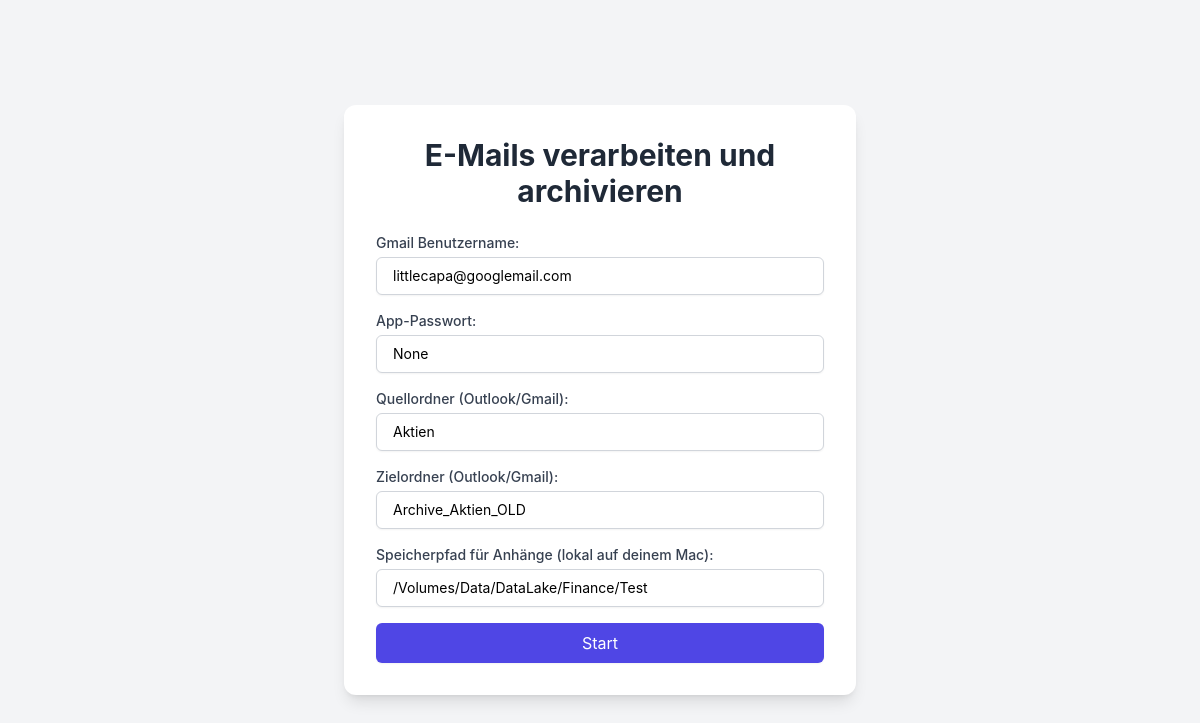
Screenshot of /get_emails/ with the database file from the repository.
### core/models/gmail_config_models.py (models this page shows)
class gmailShareConfig(models.Model):
    gmail_user = models.EmailField(default="littlecapa@googlemail.com")
    source_folder = models.CharField(max_length=255, default="Aktien")
    target_folder = models.CharField(max_length=255, default="Archive_Aktien")
    save_path = models.CharField(max_length=500, default="/Volumes/Data/DataLake/Finance/Test")
    def __str__(self):
        return f"AppConfig for {self.gmail_user}"

### core/views.py (the view, shortened to what this page needs)
# urls.py: path('get_emails/', process_emails_view, name='process_emails'),
@csrf_protect
def process_emails_view(request):
    config = gmailShareConfig.objects.first()
    logging.debug(f"Using gmailShareConfig: {config}")
    """
    Rendert das Formular zum Verarbeiten von E-Mails
    und führt das Skript bei POST-Anfrage aus.
    """
    context = {
        'gmail_user': config.gmail_user,
        'source_folder': config.source_folder,
        'target_folder': config.target_folder,
        'save_path': config.save_path,
        'gmail_password': settings.GMAIL_PASSWORD,
        'message': None, # Für Erfolgs- oder Fehlermeldungen
        'success': False, # Status der Operation
    }
    return render(request, 'get_emails.html', context)

### core/templates/get_emails.html (shortened to what this page needs)
<!DOCTYPE html>
<html lang="de">
<head>
    <script src="https://cdn.tailwindcss.com"></script>
</head>
<body class="bg-gray-100 flex items-center justify-center min-h-screen p-4">
    <div class="bg-white p-8 rounded-xl shadow-lg w-full max-w-lg">
        <h1 class="text-3xl font-bold text-center text-gray-800 mb-6">E-Mails verarbeiten und archivieren</h1>
        <form method="post" action="{% url 'process_emails' %}" class="space-y-4">
            <div>
                <label for="gmail_user" class="block text-sm font-medium text-gray-700 mb-1">Gmail Benutzername:</label>
                <input type="email" id="gmail_user" name="gmail_user" value="{{ gmail_user }}"
                       class="mt-1 block w-full px-4 py-2 border border-gray-300 rounded-md shadow-sm focus:ring-indigo-500 focus:border-indigo-500 sm:text-sm"
                       placeholder="your-email@googlemail.com" required>
            </div>
            <div>
                <label for="gmail_password" class="block text-sm font-medium text-gray-700 mb-1">App-Passwort:</label>
                <input type="text" id="gmail_password" name="gmail_password" value="{{ gmail_password }}"
                       class="mt-1 block w-full px-4 py-2 border border-gray-300 rounded-md shadow-sm focus:ring-indigo-500 focus:border-indigo-500 sm:text-sm"
                       placeholder="Dein 16-stelliges App-Passwort" required>
            </div>
            <div>
                <label for="source_folder" class="block text-sm font-medium text-gray-700 mb-1">Quellordner (Outlook/Gmail):</label>
                <input type="text" id="source_folder" name="source_folder" value="{{ source_folder }}"
                       class="mt-1 block w-full px-4 py-2 border border-gray-300 rounded-md shadow-sm focus:ring-indigo-500 focus:border-indigo-500 sm:text-sm"
                       placeholder="Aktien">
            </div>
            <div>
                <label for="target_folder" class="block text-sm font-medium text-gray-700 mb-1">Zielordner (Outlook/Gmail):</label>
                <input type="text" id="target_folder" name="target_folder" value="{{ target_folder }}"
                       class="mt-1 block w-full px-4 py-2 border border-gray-300 rounded-md shadow-sm focus:ring-indigo-500 focus:border-indigo-500 sm:text-sm"
                       placeholder="Archive_Aktien">
            </div>
            <div>
                <label for="save_path" class="block text-sm font-medium text-gray-700 mb-1">Speicherpfad für Anhänge (lokal auf deinem Mac):</label>
                <input type="text" id="save_path" name="save_path" value="{{ save_path }}"
                       class="mt-1 block w-full px-4 py-2 border border-gray-300 rounded-md shadow-sm focus:ring-indigo-500 focus:border-indigo-500 sm:text-sm"
                       placeholder="/Users/dein_benutzername/Documents/abc/">
            </div>
            <button type="submit"
                    class="w-full bg-indigo-600 text-white py-2 px-4 rounded-md shadow-sm hover:bg-indigo-700 focus:outline-none focus:ring-2 focus:ring-offset-2 focus:ring-indigo-500">
                Start
            </button>
        </form>
    </div>
</body>
</html>

### core/templates/get_emails.html (style rules this page uses)
body { font-family: "Inter", sans-serif; }

### rows the page displays
gmailShareConfig: gmail_user "littlecapa@googlemail.com", source_folder "Aktien", target_folder "Archive_Aktien_OLD", save_path "/Volumes/Data/DataLake/Finance/Test"
